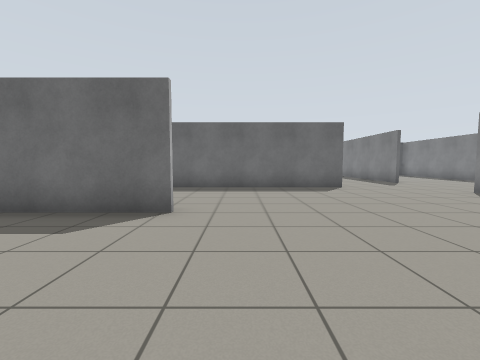
view 1 (above)

17 first-person views from a walk through a robot-simulator world made for Gazebo. The camera is 0.94 m above the floor, tilts 4° down and sees 90° across. The floor is counted in squares, 1 m on a side. Each view is taken from the middle of a square. On the plan, view 1 faces up. The plan holds only what a view shows up to about 10 squares ahead; the rest is blank. The place goes on beyond the plan.

view 2
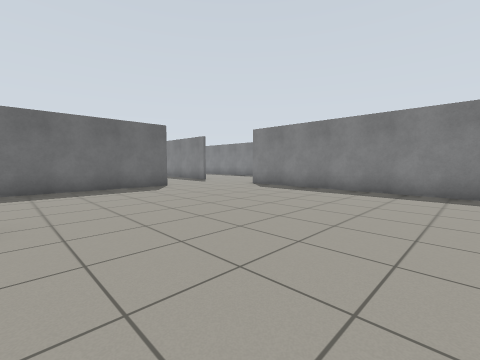

view 3
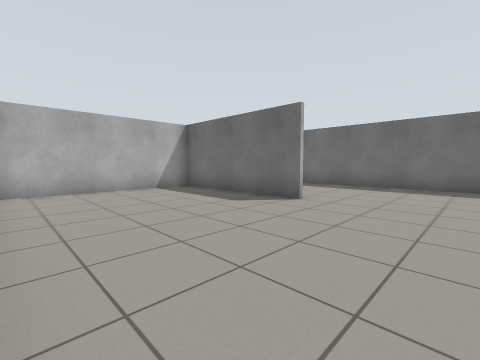

view 4
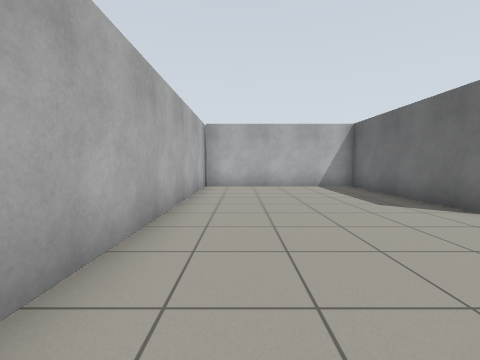

view 5
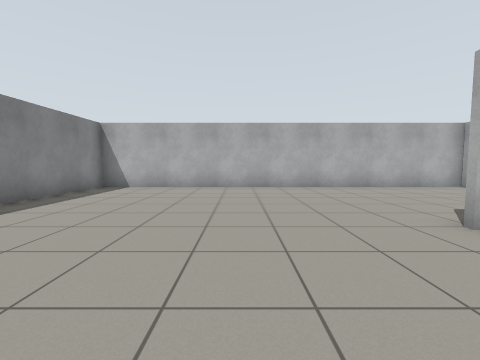

view 6
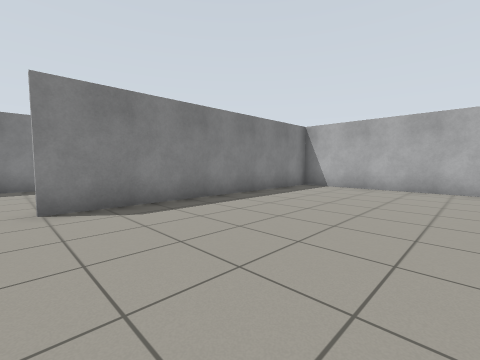

view 7
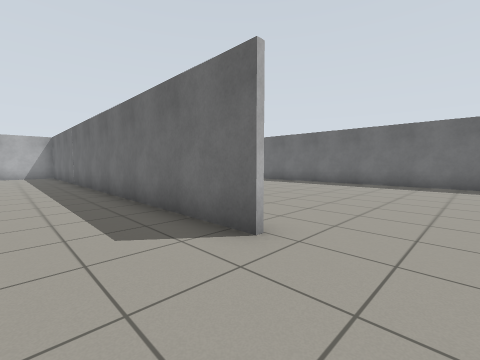

view 8
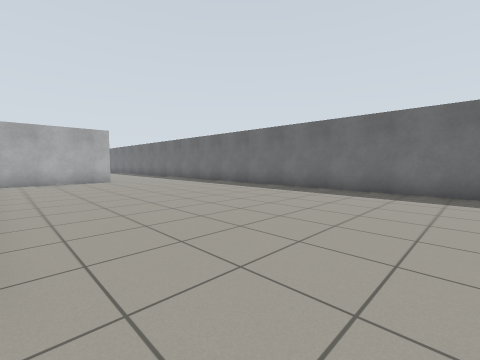

view 9
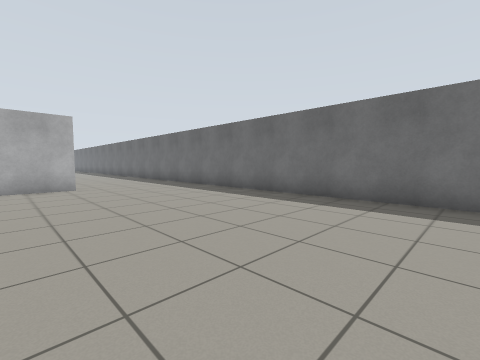

view 10
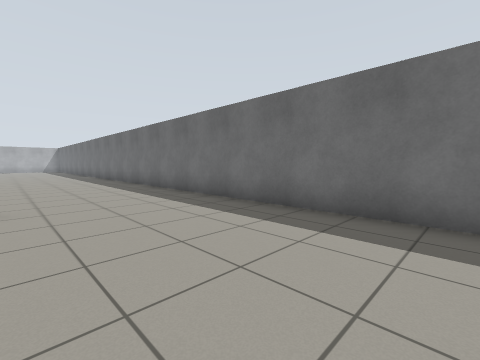

view 11
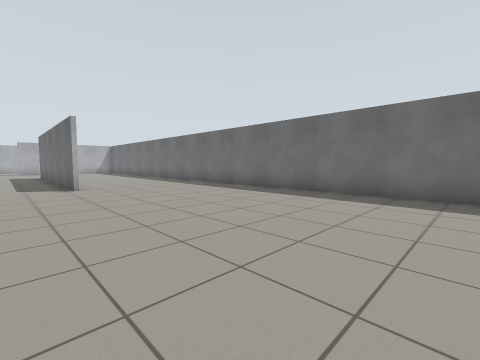

view 12
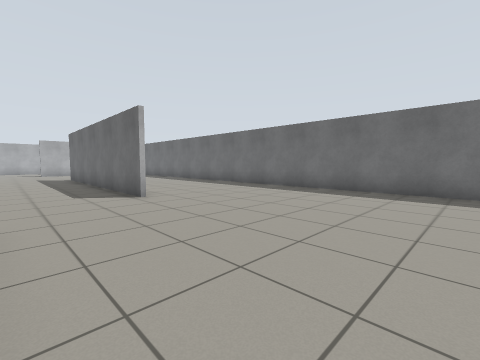

view 13
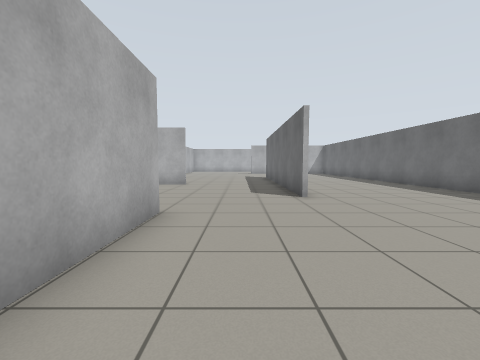

view 14
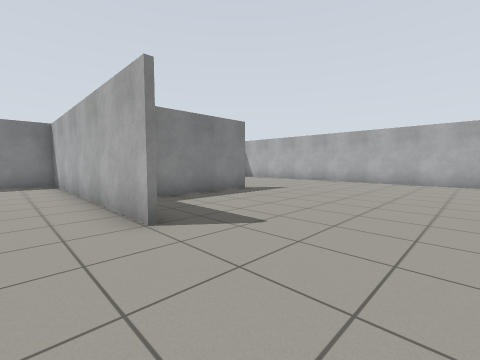

view 15
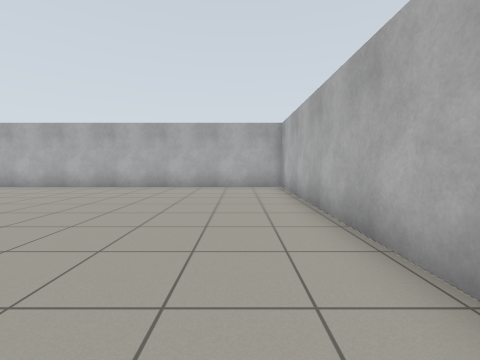

view 16
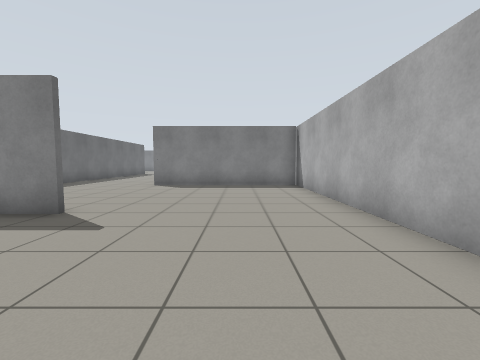

view 17
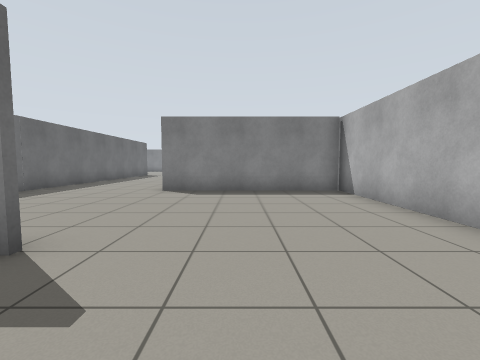

### Floor plan
Points are (right, up) in squares from view 1. A wall is a line through its corners. A room is listed if a view was taken in it or the views show most of it. See-through windows are left out.
Room 1 (views 1, 2, 3, 4, 5, 6, 7)
walls: (-1.2, 4.5) (-6.7, 4.5) (-6.7, -1.4); (4, 9.3) (-0.4, 9.3); (-7.1, -1.4) (7.4, -1.4) (7.4, 7.6)
ways out: opening at (-1.3, 7) to room 2; opening at (5.5, 9) to room 2
Room 2 (views 8, 9, 10, 11, 12, 13, 14, 15, 16, 17)
walls: (-6.7, 11.5) (-6.7, 9.9); (-6.7, 13.9) (-6.7, 11.9); (-15.6, 9.5) (-6.8, 9.5) (-6.8, 11.1); (-12.6, 4.2) (-12.6, 8); (-17.5, 12.7) (-22.5, 12.7); (-0.4, 9.3) (-7.1, 9.3); (-6.8, -1.4) (-6.8, 4.7); (-18.4, 18.4) (-21.1, 18.4); (-21.6, 6.5) (-21.6, -1.4) (-7.1, -1.4); (6.1, 18.4) (-16.9, 18.4)
ways out: opening at (-1.3, 7) to room 1; opening at (5.5, 9) to room 1

Where each view was taken, in squares from view 1:
view 1: 0 up, 0 right, facing up
view 2: 0 up, 1 left, facing up-right
view 3: 1 down, 2 right, facing up-left
view 4: 0 up, 3 right, facing left
view 5: 8 up, 2 right, facing down
view 6: 8 up, 2 right, facing down-right
view 7: 7 up, 6 right, facing up-left
view 8: 10 up, 6 right, facing up-left
view 9: 12 up, 3 right, facing up-left
view 10: 14 up, 1 left, facing up-left
view 11: 11 up, 8 left, facing up-left
view 12: 10 up, 11 left, facing up-left
view 13: 11 up, 11 left, facing left
view 14: 11 up, 19 left, facing down-right
view 15: 8 up, 20 left, facing down
view 16: 1 up, 17 left, facing right
view 17: 2 up, 15 left, facing right
